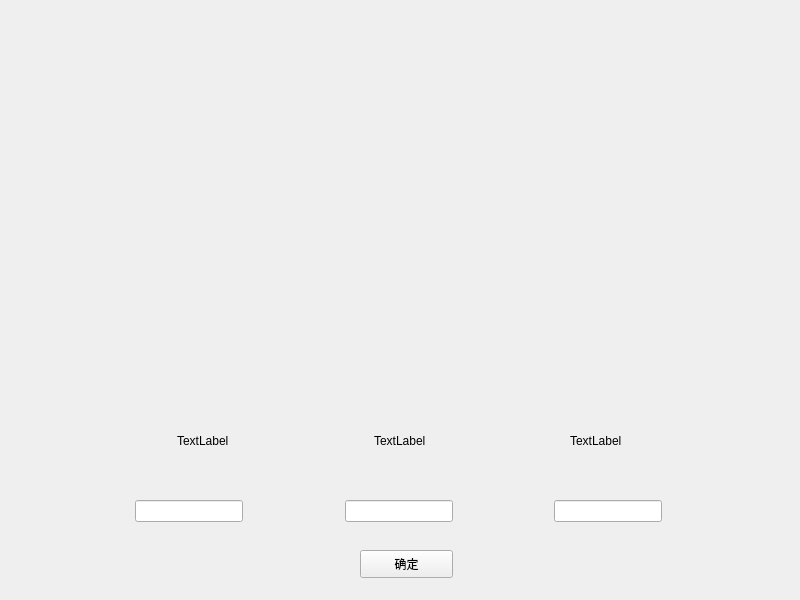
<?xml version="1.0" encoding="UTF-8"?>
<ui version="4.0">
 <class>welcomePage</class>
 <widget class="QWidget" name="welcomePage">
  <property name="geometry">
   <rect>
    <x>0</x>
    <y>0</y>
    <width>800</width>
    <height>600</height>
   </rect>
  </property>
  <property name="minimumSize">
   <size>
    <width>800</width>
    <height>600</height>
   </size>
  </property>
  <property name="maximumSize">
   <size>
    <width>800</width>
    <height>600</height>
   </size>
  </property>
  <property name="windowTitle">
   <string>Form</string>
  </property>
  <widget class="QPushButton" name="pushButton">
   <property name="geometry">
    <rect>
     <x>360</x>
     <y>550</y>
     <width>93</width>
     <height>28</height>
    </rect>
   </property>
   <property name="text">
    <string>确定</string>
   </property>
  </widget>
  <widget class="QLabel" name="label_7">
   <property name="geometry">
    <rect>
     <x>260</x>
     <y>40</y>
     <width>251</width>
     <height>81</height>
    </rect>
   </property>
   <property name="text">
    <string/>
   </property>
   <property name="pixmap">
    <pixmap resource="image.qrc">:/resource/Pokemon2.png</pixmap>
   </property>
   <property name="scaledContents">
    <bool>true</bool>
   </property>
  </widget>
  <widget class="QLabel" name="label_3">
   <property name="geometry">
    <rect>
     <x>320</x>
     <y>210</y>
     <width>151</width>
     <height>141</height>
    </rect>
   </property>
   <property name="text">
    <string/>
   </property>
   <property name="pixmap">
    <pixmap resource="image.qrc">:/resource/icon.png</pixmap>
   </property>
   <property name="scaledContents">
    <bool>true</bool>
   </property>
  </widget>
  <widget class="QLabel" name="label_8">
   <property name="geometry">
    <rect>
     <x>530</x>
     <y>210</y>
     <width>151</width>
     <height>141</height>
    </rect>
   </property>
   <property name="text">
    <string/>
   </property>
   <property name="pixmap">
    <pixmap resource="image.qrc">:/resource/icon.png</pixmap>
   </property>
   <property name="scaledContents">
    <bool>true</bool>
   </property>
  </widget>
  <widget class="QLabel" name="label_9">
   <property name="geometry">
    <rect>
     <x>110</x>
     <y>210</y>
     <width>151</width>
     <height>141</height>
    </rect>
   </property>
   <property name="text">
    <string/>
   </property>
   <property name="pixmap">
    <pixmap resource="image.qrc">:/resource/icon.png</pixmap>
   </property>
   <property name="scaledContents">
    <bool>true</bool>
   </property>
  </widget>
  <widget class="QWidget" name="">
   <property name="geometry">
    <rect>
     <x>39</x>
     <y>430</y>
     <width>721</width>
     <height>22</height>
    </rect>
   </property>
   <layout class="QHBoxLayout" name="horizontalLayout_3">
    <item>
     <spacer name="horizontalSpacer_13">
      <property name="orientation">
       <enum>Qt::Horizontal</enum>
      </property>
      <property name="sizeHint" stdset="0">
       <size>
        <width>40</width>
        <height>20</height>
       </size>
      </property>
     </spacer>
    </item>
    <item>
     <widget class="QLabel" name="label_5">
      <property name="text">
       <string>TextLabel</string>
      </property>
     </widget>
    </item>
    <item>
     <spacer name="horizontalSpacer_12">
      <property name="orientation">
       <enum>Qt::Horizontal</enum>
      </property>
      <property name="sizeHint" stdset="0">
       <size>
        <width>40</width>
        <height>20</height>
       </size>
      </property>
     </spacer>
    </item>
    <item>
     <widget class="QLabel" name="label_4">
      <property name="text">
       <string>TextLabel</string>
      </property>
     </widget>
    </item>
    <item>
     <spacer name="horizontalSpacer_15">
      <property name="orientation">
       <enum>Qt::Horizontal</enum>
      </property>
      <property name="sizeHint" stdset="0">
       <size>
        <width>40</width>
        <height>20</height>
       </size>
      </property>
     </spacer>
    </item>
    <item>
     <widget class="QLabel" name="label_6">
      <property name="text">
       <string>TextLabel</string>
      </property>
     </widget>
    </item>
    <item>
     <spacer name="horizontalSpacer_14">
      <property name="orientation">
       <enum>Qt::Horizontal</enum>
      </property>
      <property name="sizeHint" stdset="0">
       <size>
        <width>40</width>
        <height>20</height>
       </size>
      </property>
     </spacer>
    </item>
   </layout>
  </widget>
  <widget class="QWidget" name="">
   <property name="geometry">
    <rect>
     <x>40</x>
     <y>500</y>
     <width>717</width>
     <height>23</height>
    </rect>
   </property>
   <layout class="QHBoxLayout" name="horizontalLayout">
    <item>
     <spacer name="horizontalSpacer_3">
      <property name="orientation">
       <enum>Qt::Horizontal</enum>
      </property>
      <property name="sizeHint" stdset="0">
       <size>
        <width>40</width>
        <height>20</height>
       </size>
      </property>
     </spacer>
    </item>
    <item>
     <widget class="QLineEdit" name="lineEdit">
      <property name="minimumSize">
       <size>
        <width>0</width>
        <height>0</height>
       </size>
      </property>
     </widget>
    </item>
    <item>
     <spacer name="horizontalSpacer_4">
      <property name="orientation">
       <enum>Qt::Horizontal</enum>
      </property>
      <property name="sizeHint" stdset="0">
       <size>
        <width>40</width>
        <height>20</height>
       </size>
      </property>
     </spacer>
    </item>
    <item>
     <widget class="QLineEdit" name="lineEdit_2"/>
    </item>
    <item>
     <spacer name="horizontalSpacer">
      <property name="orientation">
       <enum>Qt::Horizontal</enum>
      </property>
      <property name="sizeHint" stdset="0">
       <size>
        <width>40</width>
        <height>20</height>
       </size>
      </property>
     </spacer>
    </item>
    <item>
     <widget class="QLineEdit" name="lineEdit_3"/>
    </item>
    <item>
     <spacer name="horizontalSpacer_2">
      <property name="orientation">
       <enum>Qt::Horizontal</enum>
      </property>
      <property name="sizeHint" stdset="0">
       <size>
        <width>40</width>
        <height>20</height>
       </size>
      </property>
     </spacer>
    </item>
   </layout>
  </widget>
 </widget>
 <resources>
  <include location="image.qrc"/>
 </resources>
 <connections/>
</ui>
